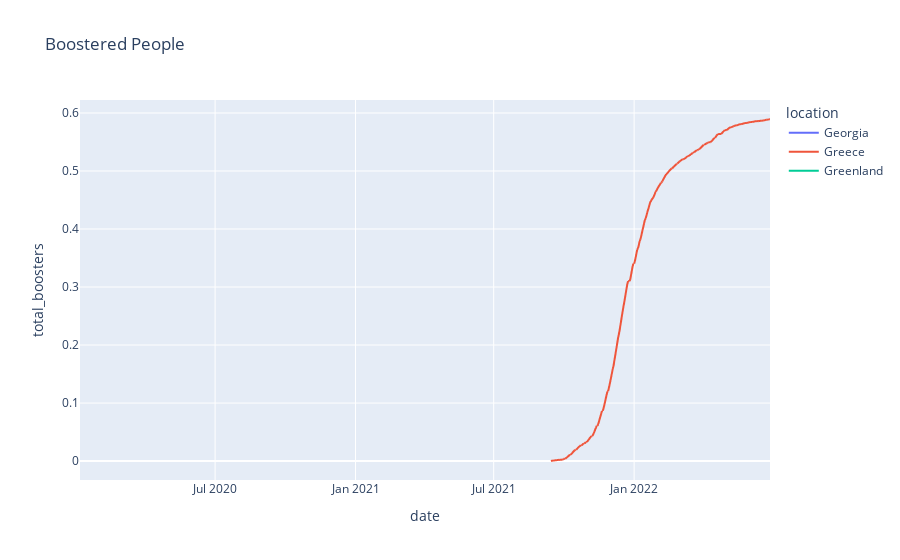

The notebook cell saved with this chart:
### Code cell
df_intermediate['total_boosters']=df_intermediate['total_boosters']/df_intermediate['population']
fig = px.line(df_intermediate, x="date", y="total_boosters", color='location', title='Boostered People')
fig.show()

### Figure 1 — Plotly figure (JSON) as saved in the notebook; plotly's stock layout.template omitted (floating-point values rounded to 4 significant figures; data arrays with more than 128 entries replaced by an {"elided": "..."} marker saying what was removed)
{"data": [{"hovertemplate": "location=Georgia<br>date=%{x}<br>total_boosters=%{y}<extra></extra>", "legendgroup": "Georgia", "line": {"color": "#636efa", "dash": "solid"}, "marker": {"symbol": "circle"}, "mode": "lines", "name": "Georgia", "showlegend": true, "type": "scattergl", "x": {"elided": "854 str values"}, "xaxis": "x", "y": {"elided": "854 float values"}, "yaxis": "y"}, {"hovertemplate": "location=Greece<br>date=%{x}<br>total_boosters=%{y}<extra></extra>", "legendgroup": "Greece", "line": {"color": "#EF553B", "dash": "solid"}, "marker": {"symbol": "circle"}, "mode": "lines", "name": "Greece", "showlegend": true, "type": "scattergl", "x": {"elided": "857 str values"}, "xaxis": "x", "y": {"elided": "857 float values"}, "yaxis": "y"}, {"hovertemplate": "location=Greenland<br>date=%{x}<br>total_boosters=%{y}<extra></extra>", "legendgroup": "Greenland", "line": {"color": "#00cc96", "dash": "solid"}, "marker": {"symbol": "circle"}, "mode": "lines", "name": "Greenland", "showlegend": true, "type": "scattergl", "x": {"elided": "835 str values"}, "xaxis": "x", "y": {"elided": "835 null values"}, "yaxis": "y"}], "layout": {"autosize": true, "legend": {"title": {"text": "location"}, "tracegroupgap": 0}, "title": {"text": "Boostered People"}, "xaxis": {"anchor": "y", "autorange": true, "domain": [0, 1], "range": ["2020-01-06", "2022-06-28"], "title": {"text": "date"}, "type": "date"}, "yaxis": {"anchor": "x", "autorange": true, "domain": [0, 1], "range": [-0.03265, 0.6224], "title": {"text": "total_boosters"}, "type": "linear"}}}
